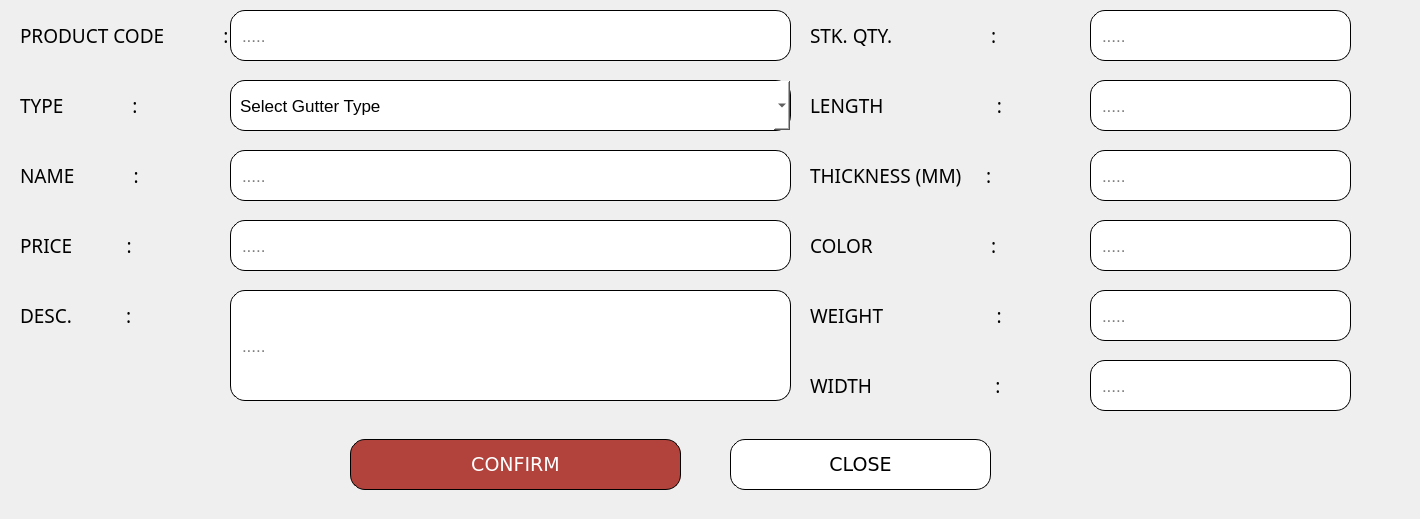
          <widget class="QWidget" name="ADD_GUTTER">
           <widget class="QFrame" name="frame_11">
            <property name="geometry">
             <rect>
              <x>-10</x>
              <y>419</y>
              <width>1331</width>
              <height>91</height>
             </rect>
            </property>
            <property name="styleSheet">
             <string notr="true">    background-color: transparent;
</string>
            </property>
            <property name="frameShape">
             <enum>QFrame::StyledPanel</enum>
            </property>
            <property name="frameShadow">
             <enum>QFrame::Raised</enum>
            </property>
            <widget class="QPushButton" name="pushButton_Confirm_GUTTERadd">
             <property name="geometry">
              <rect>
               <x>360</x>
               <y>20</y>
               <width>331</width>
               <height>51</height>
              </rect>
             </property>
             <property name="font">
              <font>
               <family>Verdana</family>
               <pointsize>14</pointsize>
              </font>
             </property>
             <property name="styleSheet">
              <string notr="true">    background-color: #b2423c;
    color: white;
    border-radius: 15px;
border: 1px solid #000000; 
    padding: 9px;
font-family: &quot;Verdana&quot;, sans-serif; 
text-align: center;</string>
             </property>
             <property name="text">
              <string>CONFIRM</string>
             </property>
            </widget>
            <widget class="QPushButton" name="pushButton_Close_GUTTERadd">
             <property name="geometry">
              <rect>
               <x>740</x>
               <y>20</y>
               <width>261</width>
               <height>51</height>
              </rect>
             </property>
             <property name="font">
              <font>
               <family>Verdana</family>
               <pointsize>14</pointsize>
              </font>
             </property>
             <property name="styleSheet">
              <string notr="true">
/* Default Inactive Button */
QPushButton {
    background-color: #ffffff;
    color: black;
    border-radius: 15px;
border: 1px solid #000000; 
    padding: 9px;
font-family: &quot;Verdana&quot;, sans-serif; 
text-align: center;
}

/* Hover Effect on Inactive Buttons */
QPushButton:hover {
    background-color: #a6a6a6;
    color: white;
}

/* Active Button (Current Page) */
QPushButton#activeButton {
    background-color: #a6a6a6;
    color: white;
}
</string>
             </property>
             <property name="text">
              <string>CLOSE</string>
             </property>
            </widget>
           </widget>
           <widget class="QFrame" name="frame_addgutter">
            <property name="geometry">
             <rect>
              <x>-10</x>
              <y>0</y>
              <width>1411</width>
              <height>421</height>
             </rect>
            </property>
            <property name="styleSheet">
             <string notr="true">    background-color: transparent;
</string>
            </property>
            <property name="frameShape">
             <enum>QFrame::StyledPanel</enum>
            </property>
            <property name="frameShadow">
             <enum>QFrame::Raised</enum>
            </property>
            <widget class="QLabel" name="label_33">
             <property name="geometry">
              <rect>
               <x>30</x>
               <y>10</y>
               <width>241</width>
               <height>51</height>
              </rect>
             </property>
             <property name="font">
              <font>
               <family>Poppins Medium</family>
               <pointsize>14</pointsize>
               <weight>50</weight>
               <bold>false</bold>
              </font>
             </property>
             <property name="styleSheet">
              <string notr="true">    background-color: transparent;
</string>
             </property>
             <property name="text">
              <string>PRODUCT CODE            :</string>
             </property>
            </widget>
            <widget class="QLabel" name="label_34">
             <property name="geometry">
              <rect>
               <x>30</x>
               <y>140</y>
               <width>171</width>
               <height>71</height>
              </rect>
             </property>
             <property name="font">
              <font>
               <family>Poppins Medium</family>
               <pointsize>14</pointsize>
               <weight>50</weight>
               <bold>false</bold>
              </font>
             </property>
             <property name="styleSheet">
              <string notr="true">    background-color: transparent;
</string>
             </property>
             <property name="text">
              <string>NAME            :</string>
             </property>
            </widget>
            <widget class="QLabel" name="label_129">
             <property name="geometry">
              <rect>
               <x>30</x>
               <y>260</y>
               <width>161</width>
               <height>111</height>
              </rect>
             </property>
             <property name="font">
              <font>
               <family>Poppins Medium</family>
               <pointsize>14</pointsize>
               <weight>50</weight>
               <bold>false</bold>
              </font>
             </property>
             <property name="styleSheet">
              <string notr="true">    background-color: transparent;
</string>
             </property>
             <property name="text">
              <string>DESC.           :</string>
             </property>
            </widget>
            <widget class="QLineEdit" name="lineEdit_AddGUTTER_prodCode">
             <property name="geometry">
              <rect>
               <x>240</x>
               <y>10</y>
               <width>561</width>
               <height>51</height>
              </rect>
             </property>
             <property name="font">
              <font>
               <pointsize>13</pointsize>
              </font>
             </property>
             <property name="styleSheet">
              <string notr="true">    background-color: #ffffff;
    color: black;
    border-radius: 15px;
border: 1px solid #000000; 
    padding: 9px;
</string>
             </property>
             <property name="placeholderText">
              <string>.....</string>
             </property>
            </widget>
            <widget class="QLineEdit" name="lineEdit_AddGUTTER_Name">
             <property name="geometry">
              <rect>
               <x>240</x>
               <y>150</y>
               <width>561</width>
               <height>51</height>
              </rect>
             </property>
             <property name="font">
              <font>
               <pointsize>13</pointsize>
              </font>
             </property>
             <property name="styleSheet">
              <string notr="true">    background-color: #ffffff;
    color: black;
    border-radius: 15px;
border: 1px solid #000000; 
    padding: 9px;
</string>
             </property>
             <property name="placeholderText">
              <string>.....</string>
             </property>
            </widget>
            <widget class="QLineEdit" name="lineEdit_AddGUTTER_Weight">
             <property name="geometry">
              <rect>
               <x>1100</x>
               <y>290</y>
               <width>261</width>
               <height>51</height>
              </rect>
             </property>
             <property name="font">
              <font>
               <pointsize>13</pointsize>
              </font>
             </property>
             <property name="styleSheet">
              <string notr="true">    background-color: #ffffff;
    color: black;
    border-radius: 15px;
border: 1px solid #000000; 
    padding: 9px;
</string>
             </property>
             <property name="placeholderText">
              <string>.....</string>
             </property>
            </widget>
            <widget class="QLabel" name="label_131">
             <property name="geometry">
              <rect>
               <x>820</x>
               <y>-50</y>
               <width>271</width>
               <height>171</height>
              </rect>
             </property>
             <property name="font">
              <font>
               <family>Poppins Medium</family>
               <pointsize>14</pointsize>
               <weight>50</weight>
               <bold>false</bold>
              </font>
             </property>
             <property name="styleSheet">
              <string notr="true">    background-color: transparent;
</string>
             </property>
             <property name="text">
              <string>STK. QTY.                    :</string>
             </property>
            </widget>
            <widget class="QLineEdit" name="lineEdit_AddGUTTER_Qty">
             <property name="geometry">
              <rect>
               <x>1100</x>
               <y>10</y>
               <width>261</width>
               <height>51</height>
              </rect>
             </property>
             <property name="font">
              <font>
               <pointsize>13</pointsize>
              </font>
             </property>
             <property name="styleSheet">
              <string notr="true">    background-color: #ffffff;
    color: black;
    border-radius: 15px;
border: 1px solid #000000; 
    padding: 9px;
</string>
             </property>
             <property name="placeholderText">
              <string>.....</string>
             </property>
            </widget>
            <widget class="QLabel" name="label_133">
             <property name="geometry">
              <rect>
               <x>820</x>
               <y>270</y>
               <width>261</width>
               <height>91</height>
              </rect>
             </property>
             <property name="font">
              <font>
               <family>Poppins Medium</family>
               <pointsize>14</pointsize>
               <weight>50</weight>
               <bold>false</bold>
              </font>
             </property>
             <property name="styleSheet">
              <string notr="true">    background-color: transparent;
</string>
             </property>
             <property name="text">
              <string>WEIGHT                       :</string>
             </property>
            </widget>
            <widget class="QLineEdit" name="lineEdit_AddGUTTER_Thickness">
             <property name="geometry">
              <rect>
               <x>1100</x>
               <y>150</y>
               <width>261</width>
               <height>51</height>
              </rect>
             </property>
             <property name="font">
              <font>
               <pointsize>13</pointsize>
              </font>
             </property>
             <property name="styleSheet">
              <string notr="true">    background-color: #ffffff;
    color: black;
    border-radius: 15px;
border: 1px solid #000000; 
    padding: 9px;
</string>
             </property>
             <property name="placeholderText">
              <string>.....</string>
             </property>
            </widget>
            <widget class="QLabel" name="label_134">
             <property name="geometry">
              <rect>
               <x>820</x>
               <y>200</y>
               <width>271</width>
               <height>91</height>
              </rect>
             </property>
             <property name="font">
              <font>
               <family>Poppins Medium</family>
               <pointsize>14</pointsize>
               <weight>50</weight>
               <bold>false</bold>
              </font>
             </property>
             <property name="styleSheet">
              <string notr="true">    background-color: transparent;
</string>
             </property>
             <property name="text">
              <string>COLOR                        :</string>
             </property>
            </widget>
            <widget class="QLineEdit" name="lineEdit_AddGUTTER_Color">
             <property name="geometry">
              <rect>
               <x>1100</x>
               <y>220</y>
               <width>261</width>
               <height>51</height>
              </rect>
             </property>
             <property name="font">
              <font>
               <pointsize>13</pointsize>
              </font>
             </property>
             <property name="styleSheet">
              <string notr="true">    background-color: #ffffff;
    color: black;
    border-radius: 15px;
border: 1px solid #000000; 
    padding: 9px;
</string>
             </property>
             <property name="placeholderText">
              <string>.....</string>
             </property>
            </widget>
            <widget class="QLabel" name="label_136">
             <property name="geometry">
              <rect>
               <x>820</x>
               <y>50</y>
               <width>261</width>
               <height>111</height>
              </rect>
             </property>
             <property name="font">
              <font>
               <family>Poppins Medium</family>
               <pointsize>14</pointsize>
               <weight>50</weight>
               <bold>false</bold>
              </font>
             </property>
             <property name="styleSheet">
              <string notr="true">    background-color: transparent;
</string>
             </property>
             <property name="text">
              <string>LENGTH                       :</string>
             </property>
            </widget>
            <widget class="QLineEdit" name="lineEdit_AddGUTTER_Length">
             <property name="geometry">
              <rect>
               <x>1100</x>
               <y>80</y>
               <width>261</width>
               <height>51</height>
              </rect>
             </property>
             <property name="font">
              <font>
               <pointsize>13</pointsize>
              </font>
             </property>
             <property name="styleSheet">
              <string notr="true">    background-color: #ffffff;
    color: black;
    border-radius: 15px;
border: 1px solid #000000; 
    padding: 9px;
</string>
             </property>
             <property name="placeholderText">
              <string>.....</string>
             </property>
            </widget>
            <widget class="QLabel" name="label_137">
             <property name="geometry">
              <rect>
               <x>30</x>
               <y>170</y>
               <width>181</width>
               <height>151</height>
              </rect>
             </property>
             <property name="font">
              <font>
               <family>Poppins Medium</family>
               <pointsize>14</pointsize>
               <weight>50</weight>
               <bold>false</bold>
              </font>
             </property>
             <property name="styleSheet">
              <string notr="true">    background-color: transparent;
</string>
             </property>
             <property name="text">
              <string>PRICE           :</string>
             </property>
            </widget>
            <widget class="QLineEdit" name="lineEdit_AddGUTTER_Price">
             <property name="geometry">
              <rect>
               <x>240</x>
               <y>220</y>
               <width>561</width>
               <height>51</height>
              </rect>
             </property>
             <property name="font">
              <font>
               <pointsize>13</pointsize>
              </font>
             </property>
             <property name="styleSheet">
              <string notr="true">    background-color: #ffffff;
    color: black;
    border-radius: 15px;
border: 1px solid #000000; 
    padding: 9px;
</string>
             </property>
             <property name="placeholderText">
              <string>.....</string>
             </property>
            </widget>
            <widget class="QLineEdit" name="lineEdit_AddGUTTER_Desc">
             <property name="geometry">
              <rect>
               <x>240</x>
               <y>290</y>
               <width>561</width>
               <height>111</height>
              </rect>
             </property>
             <property name="font">
              <font>
               <pointsize>13</pointsize>
              </font>
             </property>
             <property name="styleSheet">
              <string notr="true">    background-color: #ffffff;
    color: black;
    border-radius: 15px;
border: 1px solid #000000; 
    padding: 9px;
</string>
             </property>
             <property name="placeholderText">
              <string>.....</string>
             </property>
            </widget>
            <widget class="QComboBox" name="comboBox_AddGUTTER_Type">
             <property name="geometry">
              <rect>
               <x>240</x>
               <y>80</y>
               <width>561</width>
               <height>51</height>
              </rect>
             </property>
             <property name="font">
              <font>
               <pointsize>13</pointsize>
              </font>
             </property>
             <property name="styleSheet">
              <string notr="true">    background-color: #ffffff;
    color: black;
    border-radius: 15px;
border: 1px solid #000000; 
    padding: 9px;
</string>
             </property>
             <item>
              <property name="text">
               <string>Select Gutter Type</string>
              </property>
             </item>
             <item>
              <property name="text">
               <string>Spanish Gutter (Gutter Type)</string>
              </property>
             </item>
             <item>
              <property name="text">
               <string>Box Gutter (Gutter Type)</string>
              </property>
             </item>
             <item>
              <property name="text">
               <string>Modified Gutter (Gutter Type)</string>
              </property>
             </item>
             <item>
              <property name="text">
               <string>JB Gutter (Gutter Type)</string>
              </property>
             </item>
             <item>
              <property name="text">
               <string>IV Gutter (Gutter Type)</string>
              </property>
             </item>
             <item>
              <property name="text">
               <string>Flashing Gutter (Gutter Bended Material)</string>
              </property>
             </item>
             <item>
              <property name="text">
               <string>Valley Gutter / Cover (Gutter Bended Material)</string>
              </property>
             </item>
             <item>
              <property name="text">
               <string>Wall Flashing (Gutter Bended Material)</string>
              </property>
             </item>
             <item>
              <property name="text">
               <string>End Flashing (Gutter Bended Material)</string>
              </property>
             </item>
             <item>
              <property name="text">
               <string>L-Flashings (Gutter Bended Material)</string>
              </property>
             </item>
            </widget>
            <widget class="QLabel" name="label_159">
             <property name="geometry">
              <rect>
               <x>820</x>
               <y>140</y>
               <width>261</width>
               <height>71</height>
              </rect>
             </property>
             <property name="font">
              <font>
               <family>Poppins Medium</family>
               <pointsize>14</pointsize>
               <weight>50</weight>
               <bold>false</bold>
              </font>
             </property>
             <property name="styleSheet">
              <string notr="true">    background-color: transparent;
</string>
             </property>
             <property name="text">
              <string>THICKNESS (MM)     :</string>
             </property>
            </widget>
            <widget class="QLabel" name="label_160">
             <property name="geometry">
              <rect>
               <x>820</x>
               <y>340</y>
               <width>261</width>
               <height>91</height>
              </rect>
             </property>
             <property name="font">
              <font>
               <family>Poppins Medium</family>
               <pointsize>14</pointsize>
               <weight>50</weight>
               <bold>false</bold>
              </font>
             </property>
             <property name="styleSheet">
              <string notr="true">    background-color: transparent;
</string>
             </property>
             <property name="text">
              <string>WIDTH                         :</string>
             </property>
            </widget>
            <widget class="QLineEdit" name="lineEdit_AddGUTTER_Width">
             <property name="geometry">
              <rect>
               <x>1100</x>
               <y>360</y>
               <width>261</width>
               <height>51</height>
              </rect>
             </property>
             <property name="font">
              <font>
               <pointsize>13</pointsize>
              </font>
             </property>
             <property name="styleSheet">
              <string notr="true">    background-color: #ffffff;
    color: black;
    border-radius: 15px;
border: 1px solid #000000; 
    padding: 9px;
</string>
             </property>
             <property name="placeholderText">
              <string>.....</string>
             </property>
            </widget>
            <widget class="QLabel" name="label_132">
             <property name="geometry">
              <rect>
               <x>30</x>
               <y>50</y>
               <width>191</width>
               <height>111</height>
              </rect>
             </property>
             <property name="font">
              <font>
               <family>Poppins Medium</family>
               <pointsize>14</pointsize>
               <weight>50</weight>
               <bold>false</bold>
              </font>
             </property>
             <property name="styleSheet">
              <string notr="true">    background-color: transparent;
</string>
             </property>
             <property name="text">
              <string>TYPE              :</string>
             </property>
            </widget>
           </widget>
          </widget>
